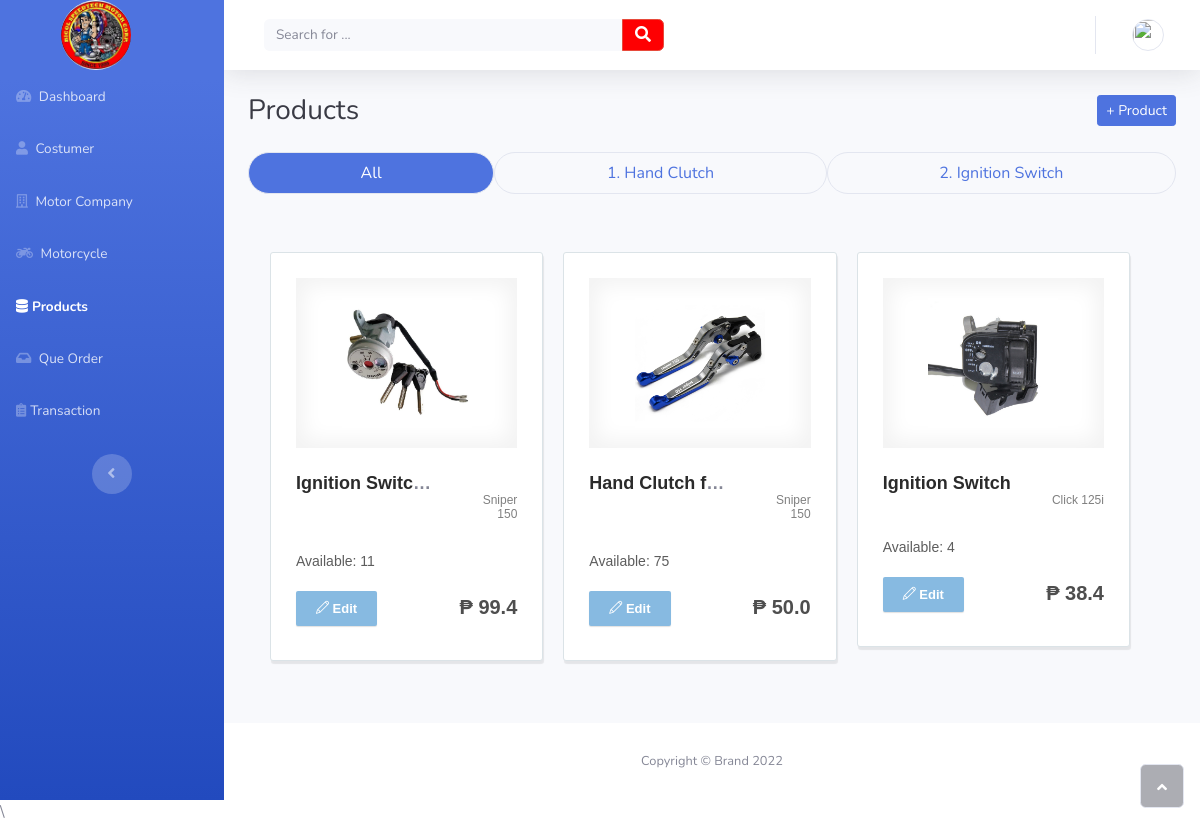
The app's page /products (signed in), older data.
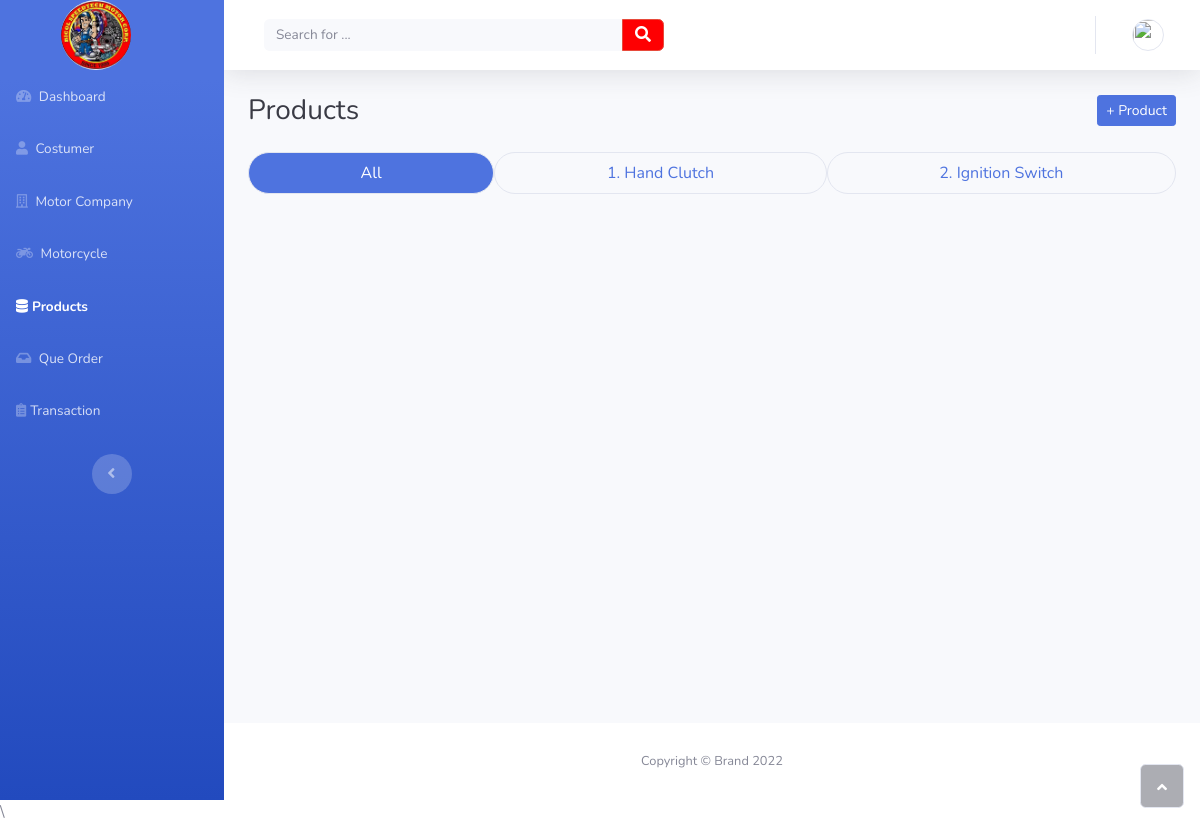
The same page, newer data.
### ecomm/models.py (models this page shows, shortened)
class Category(models.Model):
    name = models.CharField(max_length=255)
    image = models.ImageField(upload_to='category')
    objects = models.Manager()

class Product(models.Model):
    name = models.CharField(max_length=255)
    image = models.ImageField(upload_to='product')
    price = models.FloatField()
    stock = models.IntegerField()
    motorcycle = models.ForeignKey(Motorcycle, on_delete=models.DO_NOTHING)
    category = models.ForeignKey(Category, on_delete=models.DO_NOTHING)
    created_at = models.DateTimeField(auto_now_add=True)
    updated_at = models.DateTimeField(auto_now=True)
    objects = models.Manager()

class Motorcycle(models.Model):
    name = models.CharField(max_length=255)
    image = models.ImageField(upload_to='motorcycle')
    company = models.ForeignKey(Company, on_delete=models.DO_NOTHING, related_name='motorcycle')
    objects = models.Manager()
    def __str__(self):
        return self.name

### ecomm/StaffViews.py (the view)
# urls.py: path('products', StaffViews.products, name="products"),
def products(request):
    motorcycle = Motorcycle.objects.all()
    products = Product.objects.all()
    categories = Category.objects.all()
    context = {
        "products": products,
        "categories": categories,
        "motorcycle": motorcycle
    }
    return render(request, 'staff/products.html', context)

### ecomm/LoginCheckMiddleWare.py (called while the page is built, shortened)
    def process_view(self, request, view_func, view_args, view_kwargs):
        modulename = view_func.__module__
        print(modulename)
        user = request.user
        print(user.is_authenticated)
        if user.is_authenticated:
            if user.user_type == "1":
                if modulename == "ecomm.HODViews":
                    pass
                elif modulename == "ecomm.views" or modulename == "django.views.static":
                    pass
                else:
                    pass
            else:
                return redirect("home")
        else:
            if request.path == reverse("home") or request.path == reverse("doLogin"):
                pass
            else:
                return redirect("home")

### ecomm/templates/staff/products.html (shortened to what the changed rows need)
{% extends "staff/base.html" %}
{% load static %}
{% block content %}
<div class="d-flex flex-column" id="content-wrapper">
        <div id="content">
            <div class="container-fluid">
                <div>
                  <ul class="nav nav-pills nav-fill" role="tablist">
                      {% for category in categories %}
                        <li class="nav-item" role="presentation">
                          <a class="nav-link border rounded-pill" role="tab" data-bs-toggle="pill" href="#tab-{{ category.id }}">{{ forloop.counter }}. {{ category.name }}</a>
                        </li>
                      {% endfor %}
                  </ul>
                  <div class="tab-content">
                      <div class="tab-pane active" role="tabpanel" id="tab-0">
                        <section>
                          <div class="container py-5">
                            <div class="row">
                              <div class="row product-list">
                              {% for product in products %}
                              <div class="col-sm-6 col-md-4 product-item">
                                <div class="product-container">
                                    <div class="row">
                                        <div class="col-md-12"><a class="product-image" href="#"><img src="{{ product.image.url }}"></a></div>
                                    </div>
                                    <div class="row">
                                        <div class="col-8">
                                            <h2><a href="#">{{ product.name }}</a></h2>
                                        </div>
                                        <div class="col-4"><a class="small-text" href="#">{{ product.motorcycle }}</a></div>
                                    </div>
                                    <div class="row">
                                        <div class="col-12">
                                            <p class="product-description"> Available: {{ product.stock }}</p>
                                            <div class="row">
                                                <div class="col-6"><button class="btn btn-light" type="button"><i class="icon-pencil"></i>&nbsp;Edit</button></div>
                                                <div class="col-6">
                                                    <p class="product-price">₱ {{ product.price }}</p>
                                                </div>
                                            </div>
                                        </div>
                                    </div>
                                </div>
                            </div>
                              {% endfor %}
                            </div>
                          </div>
                        </section>
                      </div>
                  </div>
                </div>
            </div>
        </div>
    </div><a class="border rounded d-inline scroll-to-top" href="#page-top"><i class="fas fa-angle-up"></i></a>
{% endblock %}

Row changes from the older to the newer data that the page shows:
removed Product: image (picture), name "Ignition Switc…", motorcycle "Sniper 150", stock "11", price "99.4"
removed Product: image (picture), name "Hand Clutch f…", motorcycle "Sniper 150", stock "75", price "50.0"
removed Product: image (picture), name "Ignition Switch", motorcycle "Click 125i", stock "4", price "38.4"
